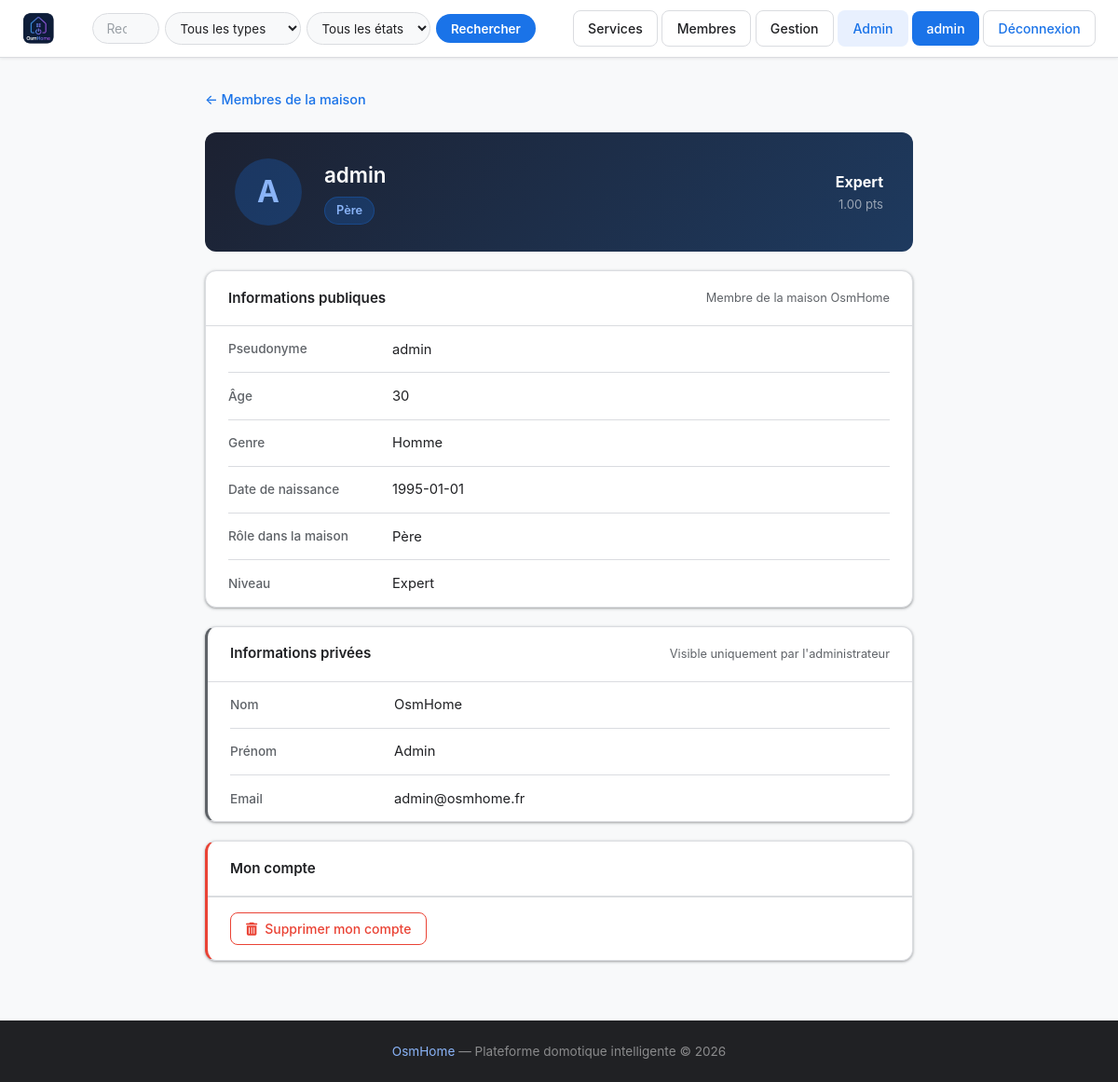
The app's page /member/admin (signed in), older data.
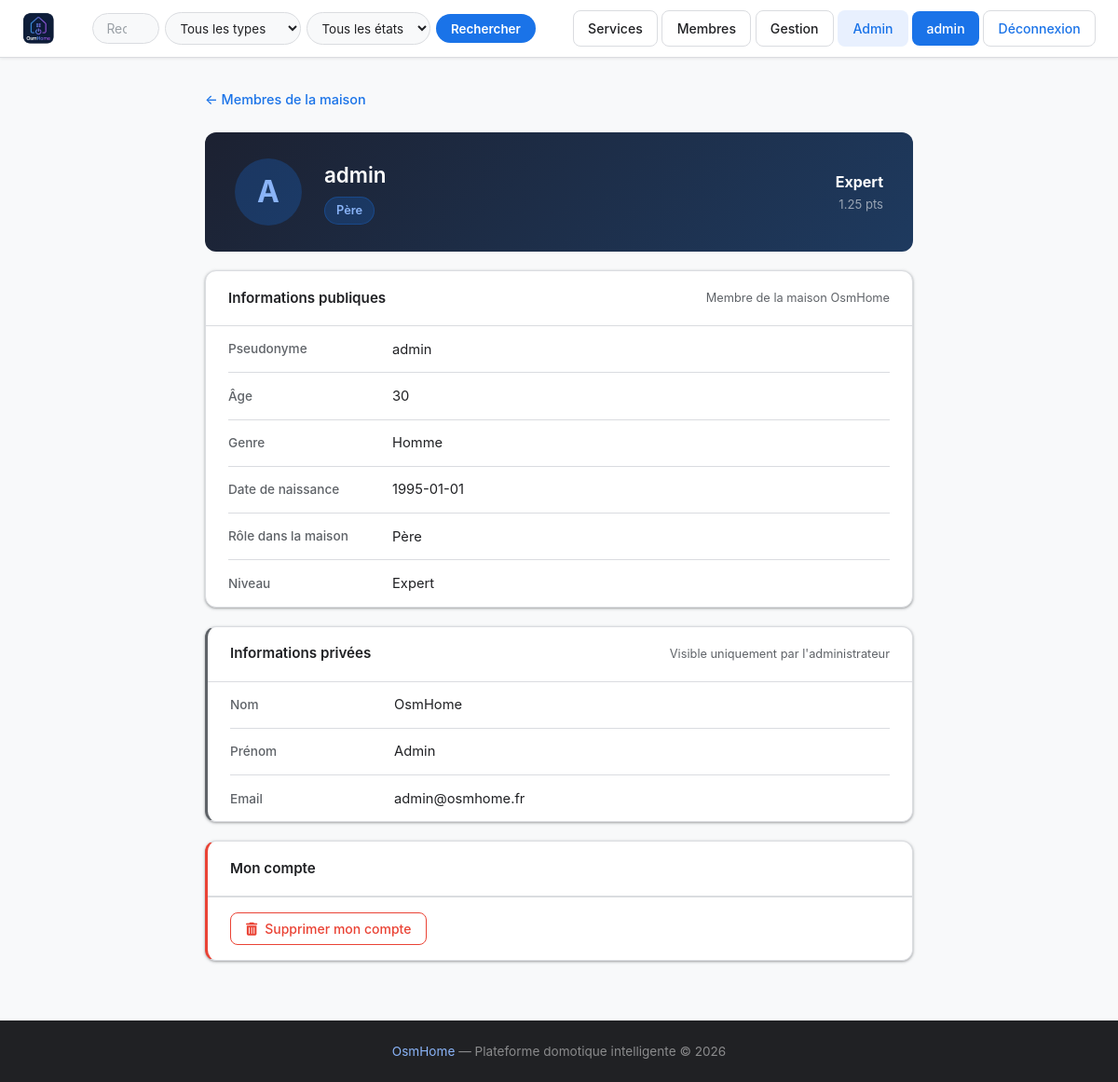
The same page, newer data.
### tables this page shows
CREATE TABLE users (
            id INTEGER PRIMARY KEY AUTOINCREMENT,
            username TEXT UNIQUE NOT NULL,
            password TEXT NOT NULL,
            lastname TEXT,
            firstname TEXT,
            age INTEGER,
            gender TEXT,
            birthdate TEXT,
            member_type TEXT,
            photo TEXT,
            level TEXT DEFAULT 'debutant',
            points REAL DEFAULT 0,
            email TEXT,
            email_verified INTEGER DEFAULT 0,
            role TEXT DEFAULT 'simple'
        , actions INTEGER DEFAULT 0, verification_token TEXT);

### main.py (the view)
@app.route('/member/<username>')
def profil_public(username):
    if 'username' not in flask.session:
        return flask.redirect('/login')
    member = utils.getUser(username)
    if not member:
        flask.abort(404)
    viewer = flask.session.get('username')
    is_owner = (viewer == username)
    is_admin = utils.getUser(viewer)['role'] == 'admin' if viewer else False
    return flask.render_template(
        'public_profile.html',
        user=viewer,
        member=member,
        is_owner=is_owner,
        is_admin=is_admin
    )

### main.py (called while the page is built)
@app.context_processor
def inject_types():
    try:
        types = utils.getTypes()
    except Exception:
        types = []
    is_admin = False
    user_level = None
    if flask.session.get('username'):
        u = utils.getUser(flask.session['username'])
        is_admin = bool(u and u['role'] == 'admin')
        user_level = u['level'] if u else None
    return {'types': types, 'is_admin': is_admin, 'user_level': user_level}

### utils.py (called while the page is built)
def openDB() -> sqlite3.Connection:
    if 'db' not in flask.g:
        flask.g.db = sqlite3.connect(BASE)
        flask.g.db.row_factory = sqlite3.Row
    return flask.g.db

def closeDB(_ = None):
    db = flask.g.pop("db", None)
    if db is not None:
        db.close()

def getUser(username: str):
    db = openDB()
    return db.execute(
        'SELECT * FROM users WHERE username = ?',
        (username,)
    ).fetchone()

def getTypes() -> list:
    db = openDB()
    rows = db.execute('SELECT DISTINCT type FROM devices ORDER BY type').fetchall()
    return [row['type'] for row in rows]

### templates/public_profile.html (shortened to what the changed rows need)
{% extends 'base.html' %}
{% block extra_css %}<link rel="stylesheet" href="{{ url_for('static', filename='css/profile.css') }}">{% endblock %}
{% block content %}
<div class="profile-page">
    <div class="profile-layout-main">
        <div class="profile-id-card">
            <div class="profile-avatar-lg">
                {% if member['photo'] %}
                <img src="{{ url_for('static', filename='uploads/photos/' + member['photo']) }}" alt="Photo de profil" class="profile-avatar-img">
                {% else %}
                {{ member['username'][0] | upper }}
                {% endif %}
            </div>
            <div class="profile-id-info">
                <h2 class="profile-username">{{ member['username'] }}</h2>
                <span class="profile-role-badge">{{ member['member_type'] or '—' }}</span>
            </div>
            <div class="profile-level-badge">
                <span class="level-label">
                    {%- if member['level'] == 'expert' %}Expert
                    {%- elif member['level'] == 'avance' %}Avancé
                    {%- elif member['level'] == 'intermediaire' %}Intermédiaire
                    {%- else %}Débutant{% endif %}
                </span>
                <span class="level-pts">{{ "%.2f"|format(member['points'] or 0) }} pts</span>
            </div>
        </div>
        <div class="profile-section">
            <div class="profile-fields profile-fields--readonly">
                <div class="profile-field">
                    <span class="profile-field-label">Pseudonyme</span>
                    <span class="profile-field-value">{{ member['username'] }}</span>
                </div>
                <div class="profile-field">
                    <span class="profile-field-label">Âge</span>
                    <span class="profile-field-value">{{ member['age'] or '—' }}</span>
                </div>
                <div class="profile-field">
                    <span class="profile-field-label">Date de naissance</span>
                    <span class="profile-field-value">{{ member['birthdate'] or '—' }}</span>
                </div>
                <div class="profile-field">
                    <span class="profile-field-label">Rôle dans la maison</span>
                    <span class="profile-field-value">{{ member['member_type'] | capitalize or '—' }}</span>
                </div>
            </div>
        </div>
    {% if is_admin %}
        <div class="profile-section profile-section--private">
            <div class="profile-section-header">
                <h3>Informations privées</h3>
                <span class="profile-section-hint">Visible uniquement par l'administrateur</span>
            </div>
            <div class="profile-fields profile-fields--readonly">
                <div class="profile-field">
                    <span class="profile-field-label">Nom</span>
                    <span class="profile-field-value">{{ member['lastname'] or '—' }}</span>
                </div>
                <div class="profile-field">
                    <span class="profile-field-label">Prénom</span>
                    <span class="profile-field-value">{{ member['firstname'] or '—' }}</span>
                </div>
                <div class="profile-field">
                    <span class="profile-field-label">Email</span>
                    <span class="profile-field-value">{{ member['email'] or '—' }}</span>
                </div>
            </div>
        </div>
    {% endif %}
    </div>
</div>
{% endblock %}

Row changes from the older to the newer data that the page shows:
changed users "admin": points "1.00" → "1.25"
